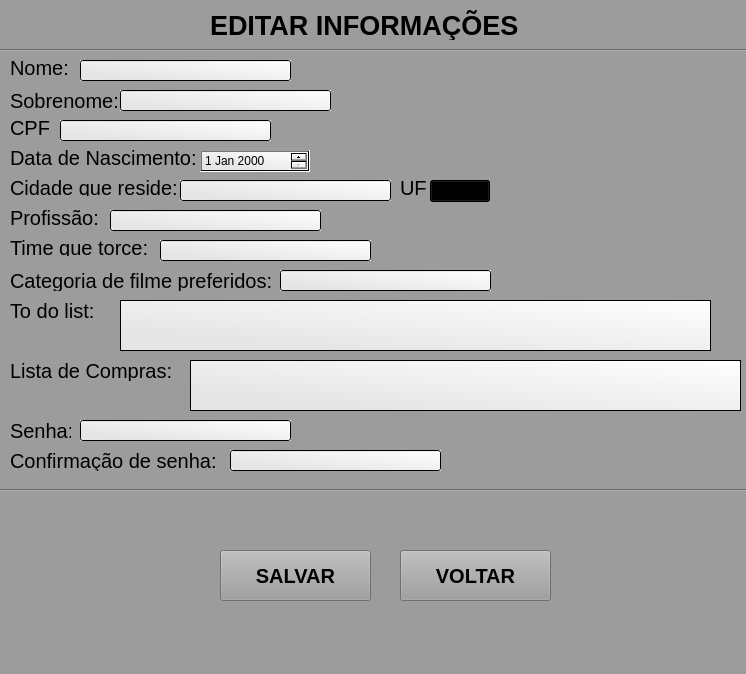
<?xml version="1.0" encoding="UTF-8"?>
<ui version="4.0">
 <class>MainWindow</class>
 <widget class="QMainWindow" name="MainWindow">
  <property name="geometry">
   <rect>
    <x>0</x>
    <y>0</y>
    <width>746</width>
    <height>674</height>
   </rect>
  </property>
  <property name="font">
   <font>
    <weight>75</weight>
    <bold>true</bold>
   </font>
  </property>
  <property name="windowTitle">
   <string>MainWindow</string>
  </property>
  <property name="styleSheet">
   <string notr="true">background-color: rgb(156, 156, 156);</string>
  </property>
  <property name="documentMode">
   <bool>false</bool>
  </property>
  <widget class="QWidget" name="centralwidget">
   <widget class="QLabel" name="label">
    <property name="geometry">
     <rect>
      <x>210</x>
      <y>0</y>
      <width>321</width>
      <height>51</height>
     </rect>
    </property>
    <property name="font">
     <font>
      <pointsize>20</pointsize>
      <weight>75</weight>
      <bold>true</bold>
     </font>
    </property>
    <property name="text">
     <string>EDITAR INFORMAÇÕES</string>
    </property>
   </widget>
   <widget class="QLabel" name="label_2">
    <property name="geometry">
     <rect>
      <x>10</x>
      <y>60</y>
      <width>61</width>
      <height>16</height>
     </rect>
    </property>
    <property name="font">
     <font>
      <pointsize>15</pointsize>
     </font>
    </property>
    <property name="text">
     <string>Nome:</string>
    </property>
   </widget>
   <widget class="QLabel" name="label_4">
    <property name="geometry">
     <rect>
      <x>10</x>
      <y>120</y>
      <width>41</width>
      <height>16</height>
     </rect>
    </property>
    <property name="font">
     <font>
      <pointsize>15</pointsize>
     </font>
    </property>
    <property name="text">
     <string>CPF:</string>
    </property>
   </widget>
   <widget class="QLabel" name="label_5">
    <property name="geometry">
     <rect>
      <x>10</x>
      <y>150</y>
      <width>191</width>
      <height>16</height>
     </rect>
    </property>
    <property name="font">
     <font>
      <pointsize>15</pointsize>
     </font>
    </property>
    <property name="text">
     <string>Data de Nascimento:</string>
    </property>
   </widget>
   <widget class="QLabel" name="label_6">
    <property name="geometry">
     <rect>
      <x>10</x>
      <y>180</y>
      <width>171</width>
      <height>16</height>
     </rect>
    </property>
    <property name="font">
     <font>
      <pointsize>15</pointsize>
     </font>
    </property>
    <property name="text">
     <string>Cidade que reside:</string>
    </property>
   </widget>
   <widget class="QLabel" name="label_7">
    <property name="geometry">
     <rect>
      <x>10</x>
      <y>210</y>
      <width>101</width>
      <height>16</height>
     </rect>
    </property>
    <property name="font">
     <font>
      <pointsize>15</pointsize>
     </font>
    </property>
    <property name="text">
     <string>Profissão:</string>
    </property>
   </widget>
   <widget class="QLabel" name="label_8">
    <property name="geometry">
     <rect>
      <x>10</x>
      <y>240</y>
      <width>141</width>
      <height>16</height>
     </rect>
    </property>
    <property name="font">
     <font>
      <pointsize>15</pointsize>
     </font>
    </property>
    <property name="text">
     <string>Time que torce:</string>
    </property>
   </widget>
   <widget class="QLabel" name="label_9">
    <property name="geometry">
     <rect>
      <x>10</x>
      <y>270</y>
      <width>271</width>
      <height>21</height>
     </rect>
    </property>
    <property name="font">
     <font>
      <pointsize>15</pointsize>
     </font>
    </property>
    <property name="text">
     <string>Categoria de filme preferidos:</string>
    </property>
   </widget>
   <widget class="QLabel" name="label_10">
    <property name="geometry">
     <rect>
      <x>10</x>
      <y>300</y>
      <width>101</width>
      <height>21</height>
     </rect>
    </property>
    <property name="font">
     <font>
      <pointsize>15</pointsize>
     </font>
    </property>
    <property name="text">
     <string>To do list:</string>
    </property>
   </widget>
   <widget class="QLabel" name="label_13">
    <property name="geometry">
     <rect>
      <x>10</x>
      <y>420</y>
      <width>61</width>
      <height>21</height>
     </rect>
    </property>
    <property name="font">
     <font>
      <pointsize>15</pointsize>
     </font>
    </property>
    <property name="text">
     <string>Senha:</string>
    </property>
   </widget>
   <widget class="QLabel" name="label_14">
    <property name="geometry">
     <rect>
      <x>10</x>
      <y>450</y>
      <width>211</width>
      <height>21</height>
     </rect>
    </property>
    <property name="font">
     <font>
      <pointsize>15</pointsize>
     </font>
    </property>
    <property name="text">
     <string>Confirmação de senha:</string>
    </property>
   </widget>
   <widget class="QLabel" name="label_15">
    <property name="geometry">
     <rect>
      <x>10</x>
      <y>90</y>
      <width>111</width>
      <height>21</height>
     </rect>
    </property>
    <property name="font">
     <font>
      <pointsize>15</pointsize>
     </font>
    </property>
    <property name="text">
     <string>Sobrenome:</string>
    </property>
   </widget>
   <widget class="QLabel" name="label_16">
    <property name="geometry">
     <rect>
      <x>10</x>
      <y>360</y>
      <width>181</width>
      <height>21</height>
     </rect>
    </property>
    <property name="font">
     <font>
      <pointsize>15</pointsize>
     </font>
    </property>
    <property name="text">
     <string>Lista de Compras:</string>
    </property>
   </widget>
   <widget class="QLineEdit" name="lineEdit">
    <property name="geometry">
     <rect>
      <x>80</x>
      <y>60</y>
      <width>211</width>
      <height>21</height>
     </rect>
    </property>
    <property name="styleSheet">
     <string notr="true">border-color: rgb(0, 0, 0);
background-color: qlineargradient(spread:pad, x1:0.165227, y1:0.79, x2:1, y2:0, stop:0 rgba(229, 229, 229, 255), stop:1 rgba(255, 255, 255, 255));</string>
    </property>
   </widget>
   <widget class="QLineEdit" name="lineEdit_2">
    <property name="geometry">
     <rect>
      <x>120</x>
      <y>90</y>
      <width>211</width>
      <height>21</height>
     </rect>
    </property>
    <property name="styleSheet">
     <string notr="true">border-color: rgb(0, 0, 0);
background-color: qlineargradient(spread:pad, x1:0.165227, y1:0.79, x2:1, y2:0, stop:0 rgba(229, 229, 229, 255), stop:1 rgba(255, 255, 255, 255));</string>
    </property>
   </widget>
   <widget class="QLineEdit" name="lineEdit_3">
    <property name="geometry">
     <rect>
      <x>60</x>
      <y>120</y>
      <width>211</width>
      <height>21</height>
     </rect>
    </property>
    <property name="styleSheet">
     <string notr="true">border-color: rgb(0, 0, 0);
background-color: qlineargradient(spread:pad, x1:0.165227, y1:0.79, x2:1, y2:0, stop:0 rgba(229, 229, 229, 255), stop:1 rgba(255, 255, 255, 255));</string>
    </property>
   </widget>
   <widget class="QDateEdit" name="dateEdit">
    <property name="geometry">
     <rect>
      <x>200</x>
      <y>150</y>
      <width>110</width>
      <height>22</height>
     </rect>
    </property>
    <property name="styleSheet">
     <string notr="true">
background-color: qlineargradient(spread:pad, x1:0.165227, y1:0.79, x2:1, y2:0, stop:0 rgba(229, 229, 229, 255), stop:1 rgba(255, 255, 255, 255));</string>
    </property>
   </widget>
   <widget class="QLineEdit" name="lineEdit_4">
    <property name="geometry">
     <rect>
      <x>180</x>
      <y>180</y>
      <width>211</width>
      <height>21</height>
     </rect>
    </property>
    <property name="styleSheet">
     <string notr="true">border-color: rgb(0, 0, 0);
background-color: qlineargradient(spread:pad, x1:0.165227, y1:0.79, x2:1, y2:0, stop:0 rgba(229, 229, 229, 255), stop:1 rgba(255, 255, 255, 255));</string>
    </property>
   </widget>
   <widget class="QLineEdit" name="lineEdit_5">
    <property name="geometry">
     <rect>
      <x>110</x>
      <y>210</y>
      <width>211</width>
      <height>21</height>
     </rect>
    </property>
    <property name="styleSheet">
     <string notr="true">border-color: rgb(0, 0, 0);
background-color: qlineargradient(spread:pad, x1:0.165227, y1:0.79, x2:1, y2:0, stop:0 rgba(229, 229, 229, 255), stop:1 rgba(255, 255, 255, 255));</string>
    </property>
   </widget>
   <widget class="QLineEdit" name="lineEdit_6">
    <property name="geometry">
     <rect>
      <x>160</x>
      <y>240</y>
      <width>211</width>
      <height>21</height>
     </rect>
    </property>
    <property name="styleSheet">
     <string notr="true">border-color: rgb(0, 0, 0);
background-color: qlineargradient(spread:pad, x1:0.165227, y1:0.79, x2:1, y2:0, stop:0 rgba(229, 229, 229, 255), stop:1 rgba(255, 255, 255, 255));
</string>
    </property>
   </widget>
   <widget class="QLineEdit" name="lineEdit_7">
    <property name="geometry">
     <rect>
      <x>280</x>
      <y>270</y>
      <width>211</width>
      <height>21</height>
     </rect>
    </property>
    <property name="styleSheet">
     <string notr="true">border-color: rgb(0, 0, 0);
background-color: qlineargradient(spread:pad, x1:0.165227, y1:0.79, x2:1, y2:0, stop:0 rgba(229, 229, 229, 255), stop:1 rgba(255, 255, 255, 255));</string>
    </property>
   </widget>
   <widget class="QTextEdit" name="textEdit">
    <property name="geometry">
     <rect>
      <x>120</x>
      <y>300</y>
      <width>591</width>
      <height>51</height>
     </rect>
    </property>
    <property name="styleSheet">
     <string notr="true">background-color: rgb(255, 255, 255);
background-color: qlineargradient(spread:pad, x1:0.165227, y1:0.79, x2:1, y2:0, stop:0 rgba(229, 229, 229, 255), stop:1 rgba(255, 255, 255, 255));</string>
    </property>
   </widget>
   <widget class="QTextEdit" name="textEdit_2">
    <property name="geometry">
     <rect>
      <x>190</x>
      <y>360</y>
      <width>551</width>
      <height>51</height>
     </rect>
    </property>
    <property name="styleSheet">
     <string notr="true">background-color: rgb(255, 255, 255);
background-color: qlineargradient(spread:pad, x1:0.165227, y1:0.79, x2:1, y2:0, stop:0 rgba(229, 229, 229, 255), stop:1 rgba(255, 255, 255, 255));</string>
    </property>
   </widget>
   <widget class="QLineEdit" name="lineEdit_9">
    <property name="geometry">
     <rect>
      <x>80</x>
      <y>420</y>
      <width>211</width>
      <height>21</height>
     </rect>
    </property>
    <property name="styleSheet">
     <string notr="true">border-color: rgb(0, 0, 0);
background-color: qlineargradient(spread:pad, x1:0.165227, y1:0.79, x2:1, y2:0, stop:0 rgba(229, 229, 229, 255), stop:1 rgba(255, 255, 255, 255));</string>
    </property>
   </widget>
   <widget class="QLineEdit" name="lineEdit_10">
    <property name="geometry">
     <rect>
      <x>230</x>
      <y>450</y>
      <width>211</width>
      <height>21</height>
     </rect>
    </property>
    <property name="styleSheet">
     <string notr="true">border-color: rgb(0, 0, 0);
background-color: qlineargradient(spread:pad, x1:0.165227, y1:0.79, x2:1, y2:0, stop:0 rgba(229, 229, 229, 255), stop:1 rgba(255, 255, 255, 255));</string>
    </property>
   </widget>
   <widget class="Line" name="line">
    <property name="geometry">
     <rect>
      <x>-20</x>
      <y>480</y>
      <width>831</width>
      <height>20</height>
     </rect>
    </property>
    <property name="orientation">
     <enum>Qt::Horizontal</enum>
    </property>
   </widget>
   <widget class="QPushButton" name="pushButton">
    <property name="geometry">
     <rect>
      <x>220</x>
      <y>550</y>
      <width>151</width>
      <height>51</height>
     </rect>
    </property>
    <property name="font">
     <font>
      <pointsize>15</pointsize>
      <weight>75</weight>
      <bold>true</bold>
     </font>
    </property>
    <property name="text">
     <string>SALVAR</string>
    </property>
   </widget>
   <widget class="QLabel" name="label_11">
    <property name="geometry">
     <rect>
      <x>400</x>
      <y>180</y>
      <width>31</width>
      <height>16</height>
     </rect>
    </property>
    <property name="font">
     <font>
      <pointsize>15</pointsize>
     </font>
    </property>
    <property name="text">
     <string>UF</string>
    </property>
   </widget>
   <widget class="QComboBox" name="comboBox">
    <property name="geometry">
     <rect>
      <x>430</x>
      <y>180</y>
      <width>60</width>
      <height>22</height>
     </rect>
    </property>
    <property name="styleSheet">
     <string notr="true">background-color: qlineargradient(spread:pad, x1:0.165227, y1:0.79, x2:1, y2:0, stop:0 rgba(229, 229, 229, 255), stop:1 rgba(255, 255, 255, 255));</string>
    </property>
    <item>
     <property name="text">
      <string>AC</string>
     </property>
    </item>
    <item>
     <property name="text">
      <string>AL</string>
     </property>
    </item>
    <item>
     <property name="text">
      <string>AP</string>
     </property>
    </item>
    <item>
     <property name="text">
      <string>AM</string>
     </property>
    </item>
    <item>
     <property name="text">
      <string>BA</string>
     </property>
    </item>
    <item>
     <property name="text">
      <string>CE</string>
     </property>
    </item>
    <item>
     <property name="text">
      <string>DF</string>
     </property>
    </item>
    <item>
     <property name="text">
      <string>ES</string>
     </property>
    </item>
    <item>
     <property name="text">
      <string>GO</string>
     </property>
    </item>
    <item>
     <property name="text">
      <string>MA</string>
     </property>
    </item>
    <item>
     <property name="text">
      <string>MT</string>
     </property>
    </item>
    <item>
     <property name="text">
      <string>MS</string>
     </property>
    </item>
    <item>
     <property name="text">
      <string>MG</string>
     </property>
    </item>
    <item>
     <property name="text">
      <string>PA</string>
     </property>
    </item>
    <item>
     <property name="text">
      <string>PB</string>
     </property>
    </item>
    <item>
     <property name="text">
      <string>PE</string>
     </property>
    </item>
    <item>
     <property name="text">
      <string>PI</string>
     </property>
    </item>
    <item>
     <property name="text">
      <string>PR</string>
     </property>
    </item>
    <item>
     <property name="text">
      <string>RJ</string>
     </property>
    </item>
    <item>
     <property name="text">
      <string>RN</string>
     </property>
    </item>
    <item>
     <property name="text">
      <string>RS</string>
     </property>
    </item>
    <item>
     <property name="text">
      <string>RS</string>
     </property>
    </item>
    <item>
     <property name="text">
      <string>RO</string>
     </property>
    </item>
    <item>
     <property name="text">
      <string>RR</string>
     </property>
    </item>
    <item>
     <property name="text">
      <string>SC</string>
     </property>
    </item>
    <item>
     <property name="text">
      <string>SP</string>
     </property>
    </item>
    <item>
     <property name="text">
      <string>SE</string>
     </property>
    </item>
    <item>
     <property name="text">
      <string>TO</string>
     </property>
    </item>
   </widget>
   <widget class="QLabel" name="label_3">
    <property name="geometry">
     <rect>
      <x>300</x>
      <y>60</y>
      <width>281</width>
      <height>21</height>
     </rect>
    </property>
    <property name="styleSheet">
     <string notr="true">color: rgb(255, 0, 0);</string>
    </property>
    <property name="text">
     <string/>
    </property>
   </widget>
   <widget class="QLabel" name="label_17">
    <property name="geometry">
     <rect>
      <x>340</x>
      <y>90</y>
      <width>281</width>
      <height>21</height>
     </rect>
    </property>
    <property name="styleSheet">
     <string notr="true">color: rgb(255, 0, 0);</string>
    </property>
    <property name="text">
     <string/>
    </property>
   </widget>
   <widget class="QLabel" name="label_18">
    <property name="geometry">
     <rect>
      <x>280</x>
      <y>120</y>
      <width>281</width>
      <height>21</height>
     </rect>
    </property>
    <property name="styleSheet">
     <string notr="true">color: rgb(255, 0, 0);</string>
    </property>
    <property name="text">
     <string/>
    </property>
   </widget>
   <widget class="QLabel" name="label_19">
    <property name="geometry">
     <rect>
      <x>320</x>
      <y>150</y>
      <width>281</width>
      <height>21</height>
     </rect>
    </property>
    <property name="styleSheet">
     <string notr="true">color: rgb(255, 0, 0);</string>
    </property>
    <property name="text">
     <string/>
    </property>
   </widget>
   <widget class="QLabel" name="label_20">
    <property name="geometry">
     <rect>
      <x>500</x>
      <y>180</y>
      <width>151</width>
      <height>21</height>
     </rect>
    </property>
    <property name="styleSheet">
     <string notr="true">color: rgb(255, 0, 0);</string>
    </property>
    <property name="text">
     <string/>
    </property>
   </widget>
   <widget class="QLabel" name="label_21">
    <property name="geometry">
     <rect>
      <x>330</x>
      <y>210</y>
      <width>281</width>
      <height>21</height>
     </rect>
    </property>
    <property name="styleSheet">
     <string notr="true">color: rgb(255, 0, 0);</string>
    </property>
    <property name="text">
     <string/>
    </property>
   </widget>
   <widget class="QLabel" name="label_22">
    <property name="geometry">
     <rect>
      <x>380</x>
      <y>240</y>
      <width>281</width>
      <height>21</height>
     </rect>
    </property>
    <property name="styleSheet">
     <string notr="true">color: rgb(255, 0, 0);</string>
    </property>
    <property name="text">
     <string/>
    </property>
   </widget>
   <widget class="QLabel" name="label_23">
    <property name="geometry">
     <rect>
      <x>500</x>
      <y>270</y>
      <width>141</width>
      <height>21</height>
     </rect>
    </property>
    <property name="styleSheet">
     <string notr="true">color: rgb(255, 0, 0);</string>
    </property>
    <property name="text">
     <string/>
    </property>
   </widget>
   <widget class="QLabel" name="label_25">
    <property name="geometry">
     <rect>
      <x>300</x>
      <y>420</y>
      <width>281</width>
      <height>21</height>
     </rect>
    </property>
    <property name="styleSheet">
     <string notr="true">color: rgb(255, 0, 0);</string>
    </property>
    <property name="text">
     <string/>
    </property>
   </widget>
   <widget class="QLabel" name="label_26">
    <property name="geometry">
     <rect>
      <x>450</x>
      <y>450</y>
      <width>281</width>
      <height>21</height>
     </rect>
    </property>
    <property name="styleSheet">
     <string notr="true">color: rgb(255, 0, 0);</string>
    </property>
    <property name="text">
     <string/>
    </property>
   </widget>
   <widget class="Line" name="line_2">
    <property name="geometry">
     <rect>
      <x>-10</x>
      <y>40</y>
      <width>831</width>
      <height>20</height>
     </rect>
    </property>
    <property name="orientation">
     <enum>Qt::Horizontal</enum>
    </property>
   </widget>
   <widget class="QPushButton" name="pushButton_2">
    <property name="geometry">
     <rect>
      <x>400</x>
      <y>550</y>
      <width>151</width>
      <height>51</height>
     </rect>
    </property>
    <property name="font">
     <font>
      <pointsize>15</pointsize>
      <weight>75</weight>
      <bold>true</bold>
     </font>
    </property>
    <property name="text">
     <string>VOLTAR</string>
    </property>
   </widget>
   <zorder>label</zorder>
   <zorder>label_4</zorder>
   <zorder>label_5</zorder>
   <zorder>label_6</zorder>
   <zorder>label_7</zorder>
   <zorder>label_8</zorder>
   <zorder>label_9</zorder>
   <zorder>label_10</zorder>
   <zorder>label_13</zorder>
   <zorder>label_14</zorder>
   <zorder>label_2</zorder>
   <zorder>label_15</zorder>
   <zorder>label_16</zorder>
   <zorder>lineEdit</zorder>
   <zorder>lineEdit_2</zorder>
   <zorder>lineEdit_3</zorder>
   <zorder>dateEdit</zorder>
   <zorder>lineEdit_4</zorder>
   <zorder>lineEdit_5</zorder>
   <zorder>lineEdit_6</zorder>
   <zorder>lineEdit_7</zorder>
   <zorder>textEdit</zorder>
   <zorder>textEdit_2</zorder>
   <zorder>lineEdit_9</zorder>
   <zorder>lineEdit_10</zorder>
   <zorder>line</zorder>
   <zorder>pushButton</zorder>
   <zorder>label_11</zorder>
   <zorder>comboBox</zorder>
   <zorder>label_3</zorder>
   <zorder>label_17</zorder>
   <zorder>label_18</zorder>
   <zorder>label_19</zorder>
   <zorder>label_20</zorder>
   <zorder>label_21</zorder>
   <zorder>label_22</zorder>
   <zorder>label_23</zorder>
   <zorder>label_25</zorder>
   <zorder>label_26</zorder>
   <zorder>line_2</zorder>
   <zorder>pushButton_2</zorder>
  </widget>
  <widget class="QMenuBar" name="menubar">
   <property name="geometry">
    <rect>
     <x>0</x>
     <y>0</y>
     <width>746</width>
     <height>22</height>
    </rect>
   </property>
  </widget>
  <widget class="QStatusBar" name="statusbar"/>
 </widget>
 <resources/>
 <connections/>
</ui>
